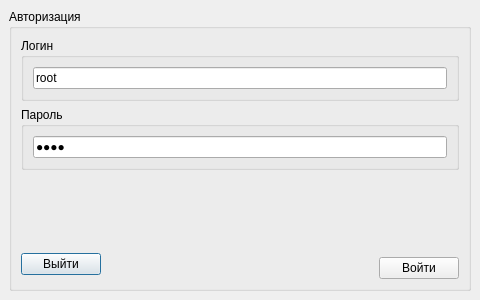
<?xml version="1.0" encoding="UTF-8"?>
<ui version="4.0">
 <class>CAdminStartingDialog</class>
 <widget class="QDialog" name="CAdminStartingDialog">
  <property name="geometry">
   <rect>
    <x>0</x>
    <y>0</y>
    <width>480</width>
    <height>300</height>
   </rect>
  </property>
  <property name="windowTitle">
   <string>Добро пожаловать</string>
  </property>
  <layout class="QGridLayout" name="gridLayout">
   <property name="margin">
    <number>0</number>
   </property>
   <item row="0" column="0">
    <widget class="CAnimatedStackedWidget" name="stackedWidget">
     <property name="currentIndex">
      <number>1</number>
     </property>
     <widget class="QWidget" name="page">
      <layout class="QGridLayout" name="gridLayout_2">
       <item row="0" column="0">
        <widget class="CDataBaseConnectionWidget" name="wDataBaseConnect" native="true"/>
       </item>
      </layout>
     </widget>
     <widget class="QWidget" name="page_2">
      <layout class="QGridLayout" name="gridLayout_6">
       <item row="0" column="0">
        <widget class="QGroupBox" name="groupBox">
         <property name="title">
          <string>Авторизация</string>
         </property>
         <layout class="QGridLayout" name="gridLayout_5">
          <item row="0" column="0">
           <widget class="QGroupBox" name="groupBox_2">
            <property name="title">
             <string>Логин</string>
            </property>
            <layout class="QGridLayout" name="gridLayout_3">
             <item row="0" column="0">
              <widget class="QLineEdit" name="leLogin">
               <property name="text">
                <string>root</string>
               </property>
              </widget>
             </item>
            </layout>
           </widget>
          </item>
          <item row="1" column="0">
           <widget class="QGroupBox" name="groupBox_3">
            <property name="title">
             <string>Пароль</string>
            </property>
            <layout class="QGridLayout" name="gridLayout_4">
             <item row="0" column="0">
              <widget class="QLineEdit" name="lePassword">
               <property name="text">
                <string>root</string>
               </property>
               <property name="echoMode">
                <enum>QLineEdit::Password</enum>
               </property>
              </widget>
             </item>
            </layout>
           </widget>
          </item>
          <item row="3" column="0">
           <widget class="QLabel" name="lWelcome">
            <property name="text">
             <string/>
            </property>
           </widget>
          </item>
          <item row="4" column="0">
           <layout class="QHBoxLayout" name="horizontalLayout">
            <item>
             <layout class="QVBoxLayout" name="verticalLayout">
              <item>
               <spacer name="verticalSpacer">
                <property name="orientation">
                 <enum>Qt::Vertical</enum>
                </property>
                <property name="sizeType">
                 <enum>QSizePolicy::Minimum</enum>
                </property>
                <property name="sizeHint" stdset="0">
                 <size>
                  <width>20</width>
                  <height>13</height>
                 </size>
                </property>
               </spacer>
              </item>
              <item>
               <widget class="QPushButton" name="pbnExit">
                <property name="text">
                 <string>Выйти</string>
                </property>
                <property name="icon">
                 <iconset resource="../../../common/connectionWidget/connectionwidget_res.qrc">
                  <normaloff>:/images/exit.png</normaloff>:/images/exit.png</iconset>
                </property>
               </widget>
              </item>
             </layout>
            </item>
            <item>
             <spacer name="horizontalSpacer">
              <property name="orientation">
               <enum>Qt::Horizontal</enum>
              </property>
              <property name="sizeHint" stdset="0">
               <size>
                <width>40</width>
                <height>20</height>
               </size>
              </property>
             </spacer>
            </item>
            <item>
             <layout class="QVBoxLayout" name="verticalLayout_2">
              <item>
               <widget class="QLabel" name="lStatus">
                <property name="sizePolicy">
                 <sizepolicy hsizetype="Preferred" vsizetype="Fixed">
                  <horstretch>0</horstretch>
                  <verstretch>0</verstretch>
                 </sizepolicy>
                </property>
                <property name="text">
                 <string/>
                </property>
               </widget>
              </item>
              <item>
               <widget class="QPushButton" name="pbnLogin">
                <property name="layoutDirection">
                 <enum>Qt::RightToLeft</enum>
                </property>
                <property name="text">
                 <string>Войти</string>
                </property>
                <property name="icon">
                 <iconset resource="../../../common/connectionWidget/connectionwidget_res.qrc">
                  <normaloff>:/images/arrow_right.png</normaloff>:/images/arrow_right.png</iconset>
                </property>
               </widget>
              </item>
             </layout>
            </item>
           </layout>
          </item>
          <item row="2" column="0">
           <spacer name="verticalSpacer_2">
            <property name="orientation">
             <enum>Qt::Vertical</enum>
            </property>
            <property name="sizeHint" stdset="0">
             <size>
              <width>20</width>
              <height>3</height>
             </size>
            </property>
           </spacer>
          </item>
         </layout>
        </widget>
       </item>
      </layout>
     </widget>
    </widget>
   </item>
  </layout>
 </widget>
 <customwidgets>
  <customwidget>
   <class>CAnimatedStackedWidget</class>
   <extends>QStackedWidget</extends>
   <header>canimatedstackedwidget.h</header>
   <container>1</container>
  </customwidget>
  <customwidget>
   <class>CDataBaseConnectionWidget</class>
   <extends>QWidget</extends>
   <header>cdatabaseconnectionwidget.h</header>
   <container>1</container>
  </customwidget>
 </customwidgets>
 <tabstops>
  <tabstop>leLogin</tabstop>
  <tabstop>lePassword</tabstop>
  <tabstop>pbnLogin</tabstop>
  <tabstop>pbnExit</tabstop>
 </tabstops>
 <resources>
  <include location="../../../common/connectionWidget/connectionwidget_res.qrc"/>
  <include location="../../../common/connectionWidget/connectionwidget_res.qrc"/>
 </resources>
 <connections/>
</ui>
